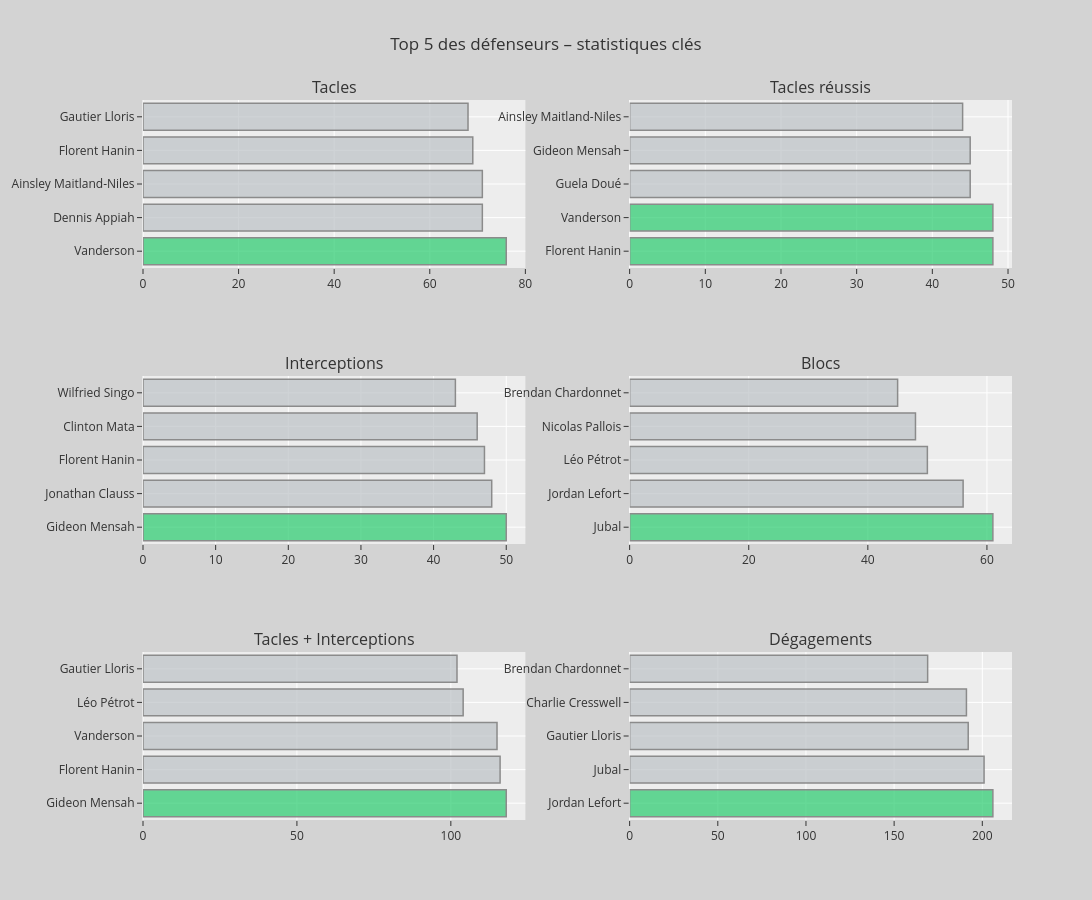

The cell this chart's notebook holds for it:
### Code cell
defense = ligue1[(ligue1['Pos']=='Defender') & (ligue1['MP']>=17)]

# Stats et titres en français
stats = ['Tkl', 'TklW', 'Int', 'Blocks_stats_defense', 'Tkl+Int', 'Clr']
titles = ['Tacles', 'Tacles réussis', 'Interceptions', 'Blocs', 'Tacles + Interceptions', 'Dégagements']

# Créer la figure 3×2
fig = make_subplots(rows=3, cols=2, subplot_titles=titles,
                    horizontal_spacing=0.12, vertical_spacing=0.15)

for i, stat in enumerate(stats):
    top5 = defense.nlargest(5, stat)
    r, c = divmod(i, 2)
    colors = ['rgba(46,204,113,0.8)' if v==top5[stat].max() else 'rgba(189,195,199,0.8)' 
              for v in top5[stat]]
    fig.add_trace(
        go.Bar(
            y=top5['Player'], x=top5[stat], orientation='h',
            hovertext=top5['Squad'],
            marker=dict(color=colors, line=dict(color='gray', width=1.5)),
            opacity=0.9
        ),
        row=r+1, col=c+1
    )

fig.update_layout(
    title_text="Top 5 des défenseurs – statistiques clés",
    title_x=0.5, showlegend=False,
    width=1300, height=900, template='ggplot2',
    paper_bgcolor='lightgray'
)

fig.show()

### Figure 1 — Plotly figure (JSON) as saved in the notebook; plotly's stock layout.template omitted (floating-point values rounded to 4 significant figures)
{"data": [{"hovertext": ["Monaco", "Saint-Étienne", "Lyon", "Angers", "Le Havre"], "marker": {"color": ["rgba(46,204,113,0.8)", "rgba(189,195,199,0.8)", "rgba(189,195,199,0.8)", "rgba(189,195,199,0.8)", "rgba(189,195,199,0.8)"], "line": {"color": "gray", "width": 1.5}}, "opacity": 0.9, "orientation": "h", "type": "bar", "x": [76, 71, 71, 69, 68], "xaxis": "x", "y": ["Vanderson", "Dennis Appiah", "Ainsley Maitland-Niles", "Florent Hanin", "Gautier Lloris"], "yaxis": "y"}, {"hovertext": ["Angers", "Monaco", "Strasbourg", "Auxerre", "Lyon"], "marker": {"color": ["rgba(46,204,113,0.8)", "rgba(46,204,113,0.8)", "rgba(189,195,199,0.8)", "rgba(189,195,199,0.8)", "rgba(189,195,199,0.8)"], "line": {"color": "gray", "width": 1.5}}, "opacity": 0.9, "orientation": "h", "type": "bar", "x": [48, 48, 45, 45, 44], "xaxis": "x2", "y": ["Florent Hanin", "Vanderson", "Guela Doué", "Gideon Mensah", "Ainsley Maitland-Niles"], "yaxis": "y2"}, {"hovertext": ["Auxerre", "Nice", "Angers", "Lyon", "Monaco"], "marker": {"color": ["rgba(46,204,113,0.8)", "rgba(189,195,199,0.8)", "rgba(189,195,199,0.8)", "rgba(189,195,199,0.8)", "rgba(189,195,199,0.8)"], "line": {"color": "gray", "width": 1.5}}, "opacity": 0.9, "orientation": "h", "type": "bar", "x": [50, 48, 47, 46, 43], "xaxis": "x3", "y": ["Gideon Mensah", "Jonathan Clauss", "Florent Hanin", "Clinton Mata", "Wilfried Singo"], "yaxis": "y3"}, {"hovertext": ["Auxerre", "Angers", "Saint-Étienne", "Nantes", "Brest"], "marker": {"color": ["rgba(46,204,113,0.8)", "rgba(189,195,199,0.8)", "rgba(189,195,199,0.8)", "rgba(189,195,199,0.8)", "rgba(189,195,199,0.8)"], "line": {"color": "gray", "width": 1.5}}, "opacity": 0.9, "orientation": "h", "type": "bar", "x": [61, 56, 50, 48, 45], "xaxis": "x4", "y": ["Jubal", "Jordan Lefort", "Léo Pétrot", "Nicolas Pallois", "Brendan Chardonnet"], "yaxis": "y4"}, {"hovertext": ["Auxerre", "Angers", "Monaco", "Saint-Étienne", "Le Havre"], "marker": {"color": ["rgba(46,204,113,0.8)", "rgba(189,195,199,0.8)", "rgba(189,195,199,0.8)", "rgba(189,195,199,0.8)", "rgba(189,195,199,0.8)"], "line": {"color": "gray", "width": 1.5}}, "opacity": 0.9, "orientation": "h", "type": "bar", "x": [118, 116, 115, 104, 102], "xaxis": "x5", "y": ["Gideon Mensah", "Florent Hanin", "Vanderson", "Léo Pétrot", "Gautier Lloris"], "yaxis": "y5"}, {"hovertext": ["Angers", "Auxerre", "Le Havre", "Toulouse", "Brest"], "marker": {"color": ["rgba(46,204,113,0.8)", "rgba(189,195,199,0.8)", "rgba(189,195,199,0.8)", "rgba(189,195,199,0.8)", "rgba(189,195,199,0.8)"], "line": {"color": "gray", "width": 1.5}}, "opacity": 0.9, "orientation": "h", "type": "bar", "x": [206, 201, 192, 191, 169], "xaxis": "x6", "y": ["Jordan Lefort", "Jubal", "Gautier Lloris", "Charlie Cresswell", "Brendan Chardonnet"], "yaxis": "y6"}], "layout": {"annotations": [{"font": {"size": 16}, "showarrow": false, "text": "Tacles", "x": 0.22, "xanchor": "center", "xref": "paper", "y": 1.0, "yanchor": "bottom", "yref": "paper"}, {"font": {"size": 16}, "showarrow": false, "text": "Tacles réussis", "x": 0.78, "xanchor": "center", "xref": "paper", "y": 1.0, "yanchor": "bottom", "yref": "paper"}, {"font": {"size": 16}, "showarrow": false, "text": "Interceptions", "x": 0.22, "xanchor": "center", "xref": "paper", "y": 0.6167, "yanchor": "bottom", "yref": "paper"}, {"font": {"size": 16}, "showarrow": false, "text": "Blocs", "x": 0.78, "xanchor": "center", "xref": "paper", "y": 0.6167, "yanchor": "bottom", "yref": "paper"}, {"font": {"size": 16}, "showarrow": false, "text": "Tacles + Interceptions", "x": 0.22, "xanchor": "center", "xref": "paper", "y": 0.2333, "yanchor": "bottom", "yref": "paper"}, {"font": {"size": 16}, "showarrow": false, "text": "Dégagements", "x": 0.78, "xanchor": "center", "xref": "paper", "y": 0.2333, "yanchor": "bottom", "yref": "paper"}], "height": 900, "paper_bgcolor": "lightgray", "showlegend": false, "title": {"text": "Top 5 des défenseurs – statistiques clés", "x": 0.5}, "width": 1300, "xaxis": {"anchor": "y", "domain": [0, 0.44]}, "xaxis2": {"anchor": "y2", "domain": [0.56, 1]}, "xaxis3": {"anchor": "y3", "domain": [0, 0.44]}, "xaxis4": {"anchor": "y4", "domain": [0.56, 1]}, "xaxis5": {"anchor": "y5", "domain": [0, 0.44]}, "xaxis6": {"anchor": "y6", "domain": [0.56, 1]}, "yaxis": {"anchor": "x", "domain": [0.7667, 1.0]}, "yaxis2": {"anchor": "x2", "domain": [0.7667, 1.0]}, "yaxis3": {"anchor": "x3", "domain": [0.3833, 0.6167]}, "yaxis4": {"anchor": "x4", "domain": [0.3833, 0.6167]}, "yaxis5": {"anchor": "x5", "domain": [0, 0.2333]}, "yaxis6": {"anchor": "x6", "domain": [0, 0.2333]}}}
